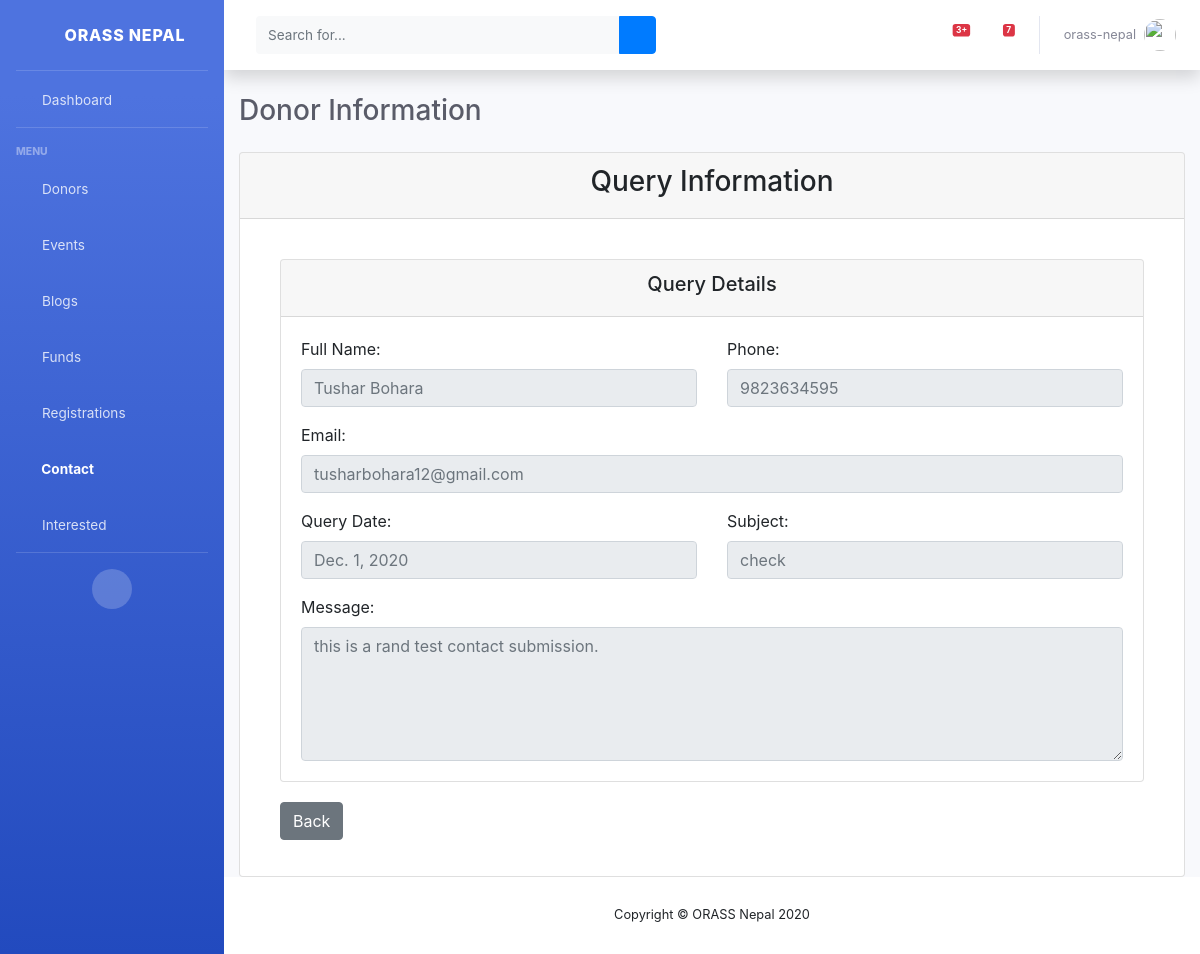
/view/query/1 (signed in), run on the app's committed database.
### web/models.py (models this page shows, shortened)
class ContactForm(models.Model):
    date = models.DateField(auto_now_add=True)
    name = models.CharField(max_length=255)
    email = models.CharField(max_length=255)
    phone = models.CharField(max_length=50)
    subject = models.CharField(max_length=255)
    message = models.TextField()

### web/views.py (the view)
# urls.py: path('view/query/<int:pk>', login_required(QueryDetail.as_view(), login_url='/staff'),
class QueryDetail(DetailView):
    model = ContactForm
    template_name = 'staff/query_detail.html'
    context_object_name = 'query'

### web/templates/staff/query_detail.html
{% extends 'staff/base.html' %}
{% block contActive %}active{% endblock contActive %}
{% block content %}
<h1 class="h3 mb-4 text-gray-800">Donor Information</h1>
<div class="card mb-12">
    <div class="card-header">
      <h3><center>Query Information</center> </h3>
    </div>
    <div class="card-body">
        <div style="margin: 0 20px 0 20px;">
            <div class="card" style="margin-top: 20px">
                <div class="card-header"><h5><center>Query Details</center></h5></div>
                <div class="card-body">
                    <div class="row">
                        <div class="col-md-6 mb-3">
                            <label>Full Name:</label>
                            <input class="form-control" type="text" placeholder="{{ object.name }}" readonly>
                        </div>
                        <div class="col-md-6 mb-3">
                            <label>Phone:</label>
                            <input class="form-control" type="text" placeholder="{{ query.phone }}" readonly>
                        </div>
                    </div>
                    <div class="row">
                        <div class="col-md-12 mb-3">
                            <label>Email:</label>
                            <input class="form-control" type="text" placeholder="{{ query.email }}" readonly>
                        </div>
                    </div>
                    <div class="row">
                        <div class="col-md-6 mb-3">
                            <label>Query Date:</label>
                            <input class="form-control" type="text" placeholder="{{ query.date }}" readonly>
                        </div>
                        <div class="col-md-6 mb-3">
                            <label>Subject:</label>
                            <input class="form-control" type="text" placeholder="{{ query.subject }}" readonly>
                        </div>
                        <div class="col-md-12">
                            <label>Message:</label>
                            <textarea class="form-control" type="textarea" placeholder="{{ query.message }}" rows="5" readonly></textarea>
                        </div>
                    </div>
                </div>
            </div>
            <div class="form-group" style="margin-top: 20px">
                <a href="{% url 'web:view-query' %}" class="btn btn-secondary">Back</a>
            </div>
        </div>
    </div>
</div>
{% endblock content %}

### web/templates/staff/base.html (shortened to what this page needs)
{% load static %}
<!DOCTYPE html>
<html lang="en">
<head>
    <link href="{% static 'vendor/fontawesome-free/css/all.min.css' %}" rel="stylesheet" type="text/css">
    <link href="{% static 'css/sb-admin-2.min.css' %}" rel="stylesheet">
    <link rel="stylesheet" href="https://netdna.bootstrapcdn.com/font-awesome/4.7.0/css/font-awesome.css">
    <link rel="stylesheet" href="https://stackpath.bootstrapcdn.com/bootstrap/4.1.3/css/bootstrap.min.css">
</head>
<body id="page-top">
    <div id="wrapper">
        <ul class="navbar-nav bg-gradient-primary sidebar sidebar-dark accordion" id="accordionSidebar">
            <a class="sidebar-brand d-flex align-items-center justify-content-center" href="{% url 'web:dashboard' %}">
                <div class="sidebar-brand-icon rotate-n-15">
                    <i class="fas fa-laugh-wink"></i>
                </div>
                <div class="sidebar-brand-text mx-3">ORASS Nepal</div>
            </a>
            <hr class="sidebar-divider my-0">
            <li class="nav-item {% block dashActive %}{% endblock dashActive %}">
                <a class="nav-link" href="{% url 'web:dashboard' %}">
                    <i class="fas fa-fw fa-tachometer-alt"></i>
                    <span>Dashboard</span></a>
            </li>
            <hr class="sidebar-divider">
            <div class="sidebar-heading">
                Menu
            </div>
            <li class="nav-item {% block donorActive %}{% endblock donorActive %}">
                <a class="nav-link" href="{% url 'web:view-donor' %}">
                    <i class="fas fa-fw fa-donate"></i>
                    <span>Donors</span></a>
            </li>
            <li class="nav-item {% block eventActive %}{% endblock eventActive %}">
                <a class="nav-link" href="{% url 'web:view-event' %}">
                    <i class="fas fa-fw fa-table"></i>
                    <span>Events</span></a>
            </li>
            <li class="nav-item {% block blogActive %}{% endblock blogActive %}">
                <a class="nav-link" href="{% url 'web:view-blog' %}">
                    <i class="fas fa-fw fa-blog"></i>
                    <span>Blogs</span></a>
            </li>
            <li class="nav-item {% block fundActive %}{% endblock fundActive %}">
                <a class="nav-link" href="{% url 'web:view-fund' 1 %}">
                    <i class="fas fa-fw fa-money"></i>
                    <span>Funds</span></a>
            </li>
            <li class="nav-item {% block regActive %}{% endblock regActive %}">
                <a class="nav-link" href="{% url 'web:view-registration' %}">
                    <i class="fas fa-fw fa-folder"></i>
                    <span>Registrations</span></a>
            </li>
            <li class="nav-item {% block contActive %}{% endblock contActive %}">
                <a class="nav-link" href="{% url 'web:view-query' %}">
                    <i class="fas fa-fw fa-comments"></i>
                    <span>Contact</span></a>
            </li>
            <li class="nav-item {% block intActive %}{% endblock intActive %}">
                <a class="nav-link" href="{% url 'web:view-interested' %}">
                    <i class="fas fa-fw fa-users"></i>
                    <span>Interested</span></a>
            </li>
            <hr class="sidebar-divider d-none d-md-block">
            <div class="text-center d-none d-md-inline">
                <button class="rounded-circle border-0" id="sidebarToggle"></button>
            </div>
        </ul>
        <div id="content-wrapper" class="d-flex flex-column">
            <div id="content">
                <nav class="navbar navbar-expand navbar-light bg-white topbar mb-4 static-top shadow">
                    <form
                        class="d-none d-sm-inline-block form-inline mr-auto ml-md-3 my-2 my-md-0 mw-100 navbar-search">
                        <div class="input-group">
                            <input type="text" class="form-control bg-light border-0 small" placeholder="Search for..."
                                aria-label="Search" aria-describedby="basic-addon2">
                            <div class="input-group-append">
                                <button class="btn btn-primary" type="button">
                                    <i class="fas fa-search fa-sm"></i>
                                </button>
                            </div>
                        </div>
                    </form>
                    <ul class="navbar-nav ml-auto">
                        <li class="nav-item dropdown no-arrow mx-1">
                            <a class="nav-link dropdown-toggle" href="#" id="alertsDropdown" role="button"
                                data-toggle="dropdown" aria-haspopup="true" aria-expanded="false">
                                <span class="badge badge-danger badge-counter">3+</span>
                            </a>
                        </li>
                        <li class="nav-item dropdown no-arrow mx-1">
                            <a class="nav-link dropdown-toggle" href="#" id="messagesDropdown" role="button"
                                data-toggle="dropdown" aria-haspopup="true" aria-expanded="false">
                                <i class="fas fa-envelope fa-fw"></i>
                                <span class="badge badge-danger badge-counter">7</span>
                            </a>
                        </li>
                        <li class="nav-item dropdown no-arrow">
                            <a class="nav-link dropdown-toggle" href="#" id="userDropdown" role="button"
                                data-toggle="dropdown" aria-haspopup="true" aria-expanded="false">
                                <span class="mr-2 d-none d-lg-inline text-gray-600 small">{{ user.username }}</span>
                                <img class="img-profile rounded-circle"
                                    src="{% static 'images/undraw_profile.svg' %}">
                            </a>
                        </li>
                    </ul>
                </nav>
                <div class="container-fluid">
                    {% block content %}
                    {% endblock content %}
                </div>
            </div>
            <footer class="sticky-footer bg-white">
                <div class="container my-auto">
                    <div class="copyright text-center my-auto">
                        <span>Copyright &copy; ORASS Nepal 2020</span>
                    </div>
                </div>
            </footer>
        </div>
    </div>
</body>
</html>

### data on the page
ContactForm: name "Tushar Bohara", phone "9823634595", email "tusharbohara12@gmail.com", date "Dec. 1, 2020", subject "check", message "this is a rand test contact submission."

### other printed values
{{ user.username }} "orass-nepal"
